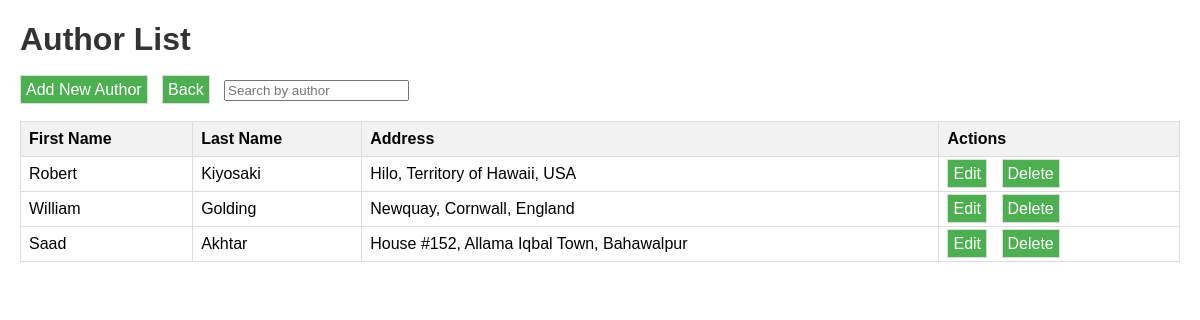
Page /authors/ (signed in) on the committed database.
### books/models.py (models this page shows, shortened)
class Author(models.Model):
    first_name = models.CharField(max_length=100)
    last_name = models.CharField(max_length=100)
    address = models.CharField(max_length=200)

### books/views.py (the view)
# urls.py: path('authors/', views.AuthorListView.as_view(), name='author_list'),
class AuthorListView(LoginRequiredMixin, ListView):
    model = Author
    def get_queryset(self):
        q = self.request.GET.get('q', '')
        if q:
            names = q.split()
            if len(names) == 1:
                first_name = last_name = names[0]
            elif len(names) >= 2:
                first_name = names[0]
                last_name = ' '.join(names[1:])
            else:
                authors = self.model.objects.none()
            authors = self.model.objects.filter(
                Q(first_name__icontains=first_name) |
                Q(last_name__icontains=last_name)
            )
        else:
            authors = self.model.objects.all()
        return authors

### books/templates/books/author_list.html (shortened to what this page needs)
<!DOCTYPE html>
{% load static %}
<html lang="en">
<head>
    <link rel="stylesheet" href="{% static 'styles/list.css' %}">
</head>
<body>
    <h1>Author List</h1>
    <a href="{% url 'author_new' %}">Add New Author</a>
    <a href="{% url 'home' %}">Back</a>
    <table>
        <form method = "GET" action = "{% url 'author_list' %}">
            <input type="text" name="q" placeholder="Search by author" />
        </form>
        <tr>
            <th>First Name</th>
            <th>Last Name</th>
            <th>Address</th>
            <th>Actions</th>
        </tr>
        {% for author in author_list %}
            <tr>
                <td>{{ author.first_name }}</td>
                <td>{{ author.last_name }}</td>
                <td>{{ author.address }}</td>
                <td>
                    <a href="{% url 'author_edit' pk=author.pk %}">Edit</a>
                    <a href="{% url 'author_delete' pk=author.pk %}">Delete</a>
                </td>
            </tr>
        {% endfor %}
    </table>
</body>
</html>

### static/styles/list.css (style rules this page uses)
body { font-family: Arial, sans-serif; margin: 20px; }
h1 { color: #333; }
form { padding: 50px; }
table { width: 100%; border-collapse: collapse; margin-top: 20px; }
th, td { border: 1px solid #ddd; padding: 8px; text-align: left; }
th { background-color: #f2f2f2; }
a { text-decoration: none; margin-right: 10px; padding: 5px; border: 1px solid #ddd; background-color: #4CAF50; color: white; }

### rows in the picture
Author: first_name "Robert", last_name "Kiyosaki", address "Hilo, Territory of Hawaii, USA"
Author: first_name "William", last_name "Golding", address "Newquay, Cornwall, England"
Author: first_name "Saad", last_name "Akhtar", address "House #152, Allama Iqbal Town, Bahawalpur"
